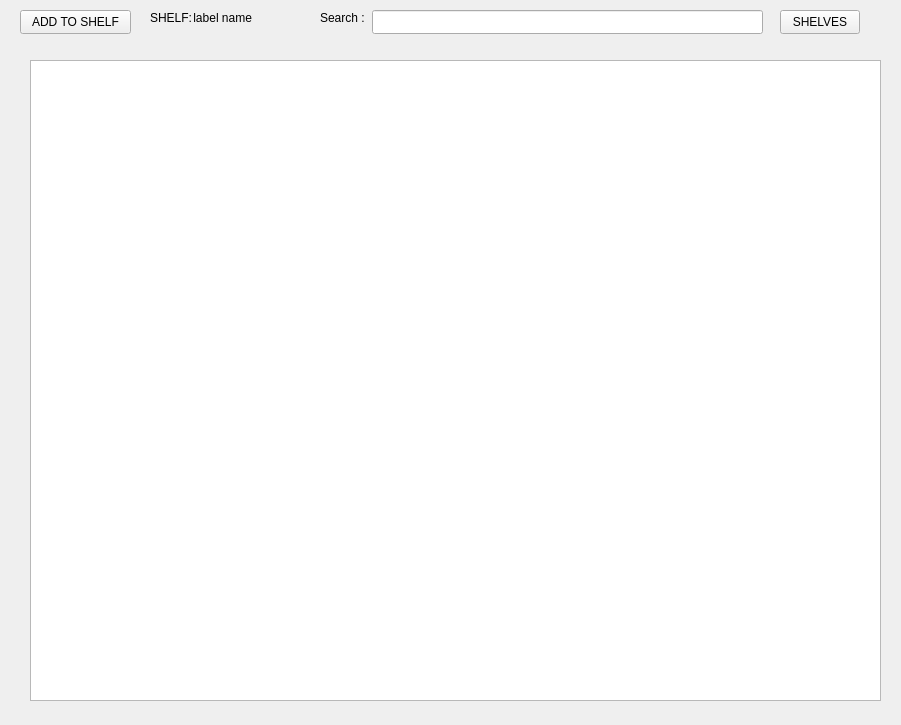
<?xml version="1.0" encoding="UTF-8"?>
<ui version="4.0">
 <class>ShelfBooks</class>
 <widget class="QWidget" name="ShelfBooks">
  <property name="geometry">
   <rect>
    <x>0</x>
    <y>0</y>
    <width>901</width>
    <height>725</height>
   </rect>
  </property>
  <property name="windowTitle">
   <string>Form</string>
  </property>
  <widget class="QPushButton" name="shelvesButton">
   <property name="geometry">
    <rect>
     <x>780</x>
     <y>10</y>
     <width>80</width>
     <height>24</height>
    </rect>
   </property>
   <property name="text">
    <string>SHELVES</string>
   </property>
  </widget>
  <widget class="QLabel" name="shelfNameLabel">
   <property name="geometry">
    <rect>
     <x>190</x>
     <y>10</y>
     <width>481</width>
     <height>16</height>
    </rect>
   </property>
   <property name="text">
    <string> label name</string>
   </property>
  </widget>
  <widget class="QPushButton" name="addToShelf">
   <property name="geometry">
    <rect>
     <x>20</x>
     <y>10</y>
     <width>111</width>
     <height>24</height>
    </rect>
   </property>
   <property name="text">
    <string>ADD TO SHELF</string>
   </property>
  </widget>
  <widget class="QLabel" name="label_2">
   <property name="geometry">
    <rect>
     <x>150</x>
     <y>10</y>
     <width>41</width>
     <height>16</height>
    </rect>
   </property>
   <property name="text">
    <string>SHELF:</string>
   </property>
  </widget>
  <widget class="QListWidget" name="listWidget">
   <property name="geometry">
    <rect>
     <x>30</x>
     <y>60</y>
     <width>851</width>
     <height>641</height>
    </rect>
   </property>
  </widget>
  <widget class="QLineEdit" name="lineEdit">
   <property name="geometry">
    <rect>
     <x>372</x>
     <y>10</y>
     <width>391</width>
     <height>24</height>
    </rect>
   </property>
  </widget>
  <widget class="QLabel" name="label">
   <property name="geometry">
    <rect>
     <x>320</x>
     <y>10</y>
     <width>49</width>
     <height>16</height>
    </rect>
   </property>
   <property name="text">
    <string>Search :</string>
   </property>
  </widget>
 </widget>
 <resources/>
 <connections/>
</ui>
